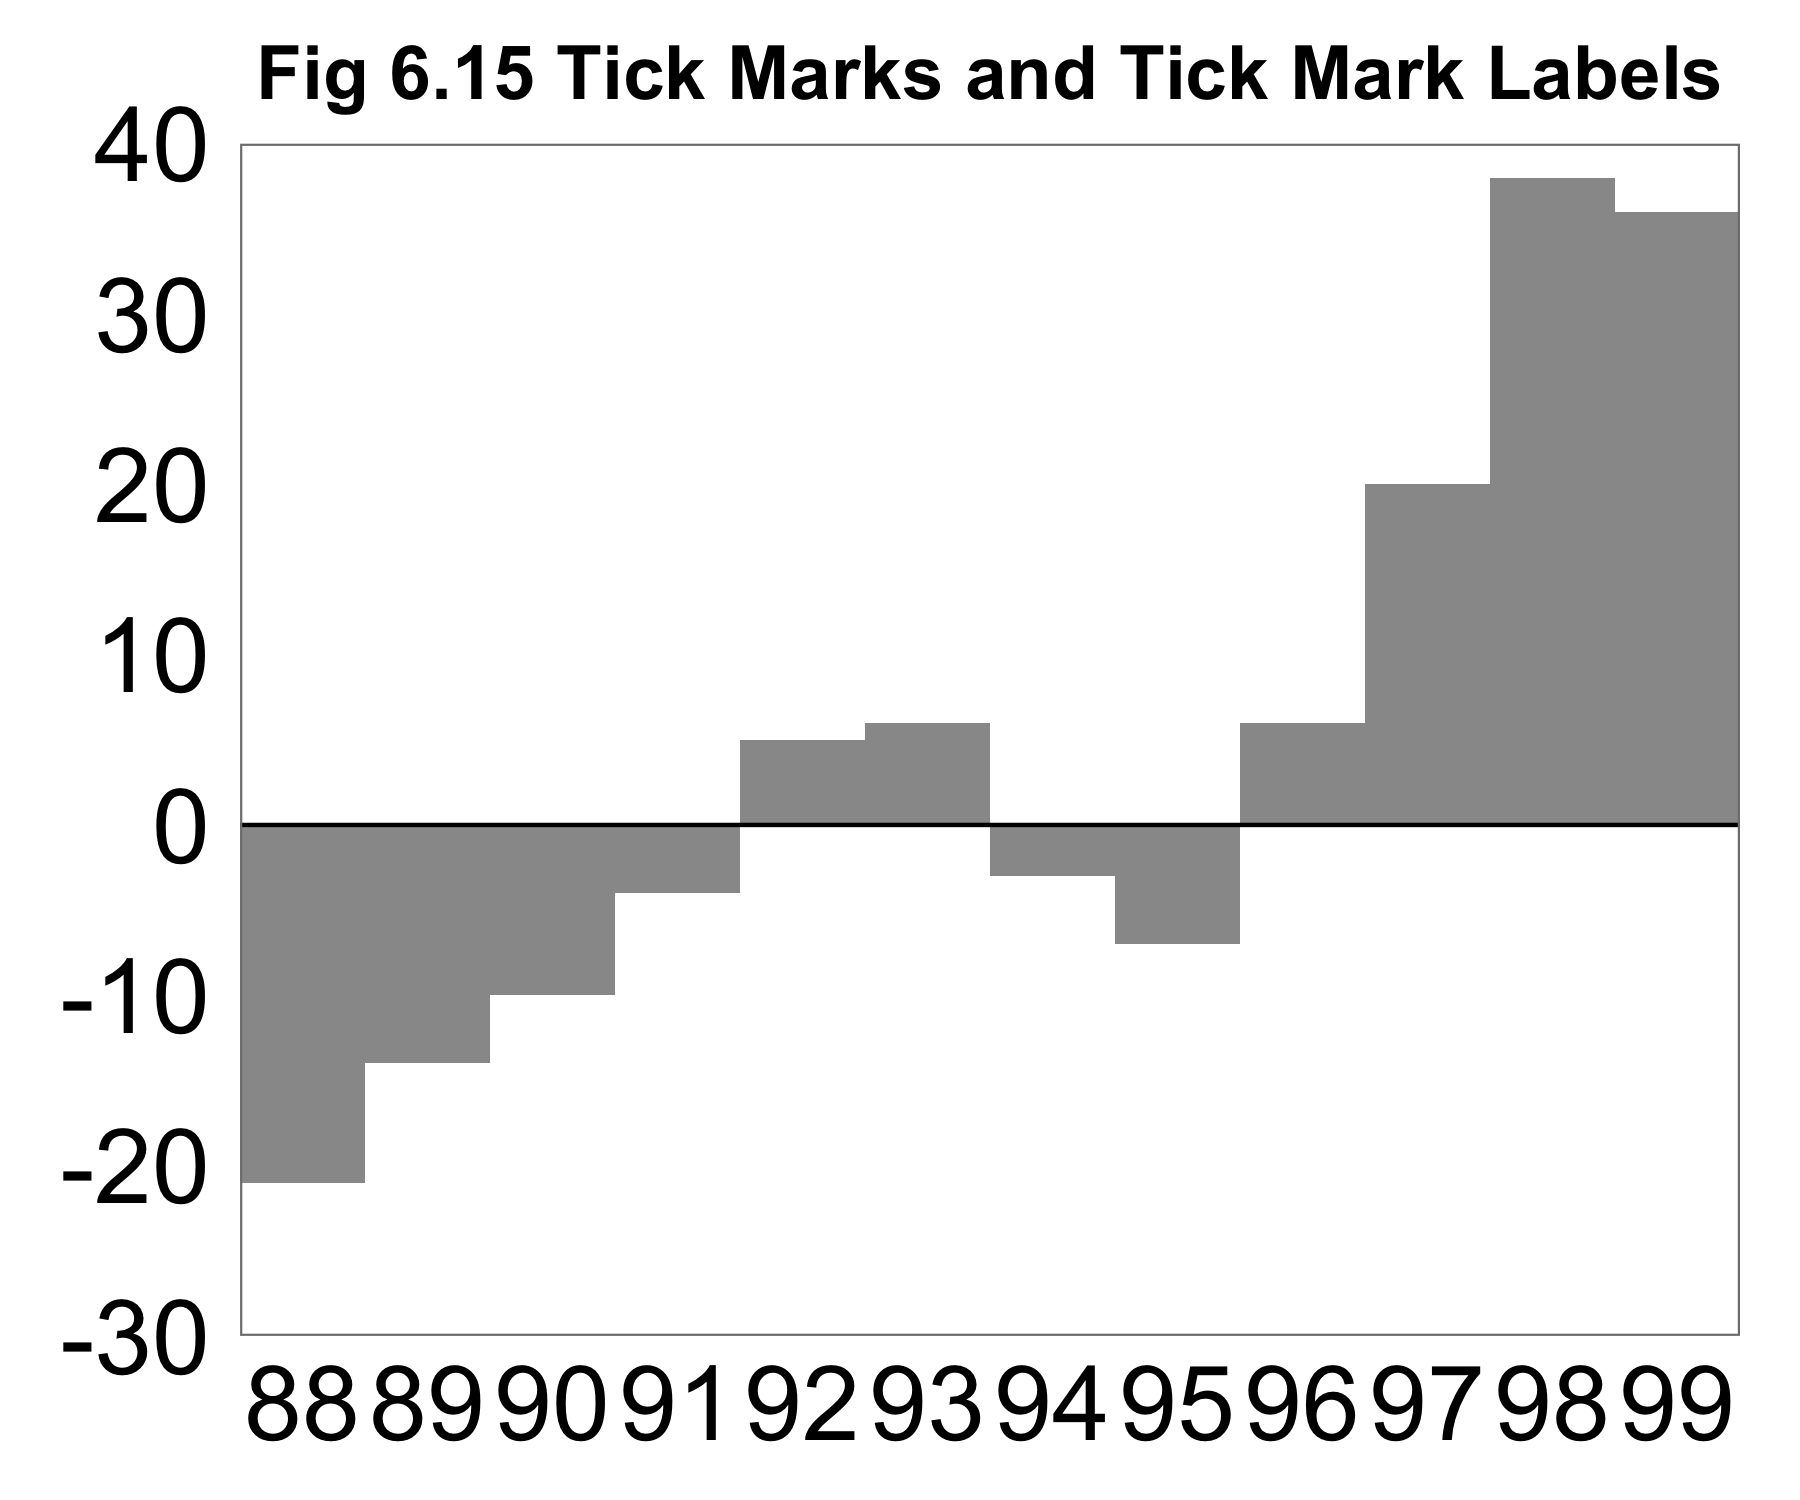

Write the R code that produced this figure.
library(ggplot2)

this_base <- "fig06-15_tick-marks-and-tick-mark-labels"

my_data <- data.frame(
  x = c(88, 89, 90, 91, 92, 93, 94, 95, 96, 97, 98, 99), 
  y = c(-21, -14, -10, -4, 5, 6, -3, -7, 6, 20, 38, 36))

p <- ggplot(my_data, aes(x = x, y = y)) + 
  geom_bar(stat = "identity", position = "identity", aes(width = 1), 
           fill = "grey60") + 
  geom_hline(aes(yintercept = 0)) +
  scale_x_continuous(breaks = seq(88, 99, 1), limits = c(87.5, 99.5)) +
  scale_y_continuous(breaks = seq(-30, 40, 10), limits = c(-30, 40),
                     expand = c(0, 0)) +
  coord_cartesian(xlim = c(87.5,99.5), ylim = NULL) +
  ggtitle("Fig 6.15 Tick Marks and Tick Mark Labels") +
  theme_bw() + 
  theme(panel.grid.major = element_blank(),
        panel.grid.minor = element_blank(),
        plot.title = element_text(size = rel(1.5), vjust = 1.5, face = "bold"),
        axis.ticks = element_blank(),
        axis.text = element_text(size = 25),
        axis.title = element_blank()) 

p

ggsave(paste0(this_base, ".png"), p, width = 6, height = 5)

## pedantic: missing black outline for bars


